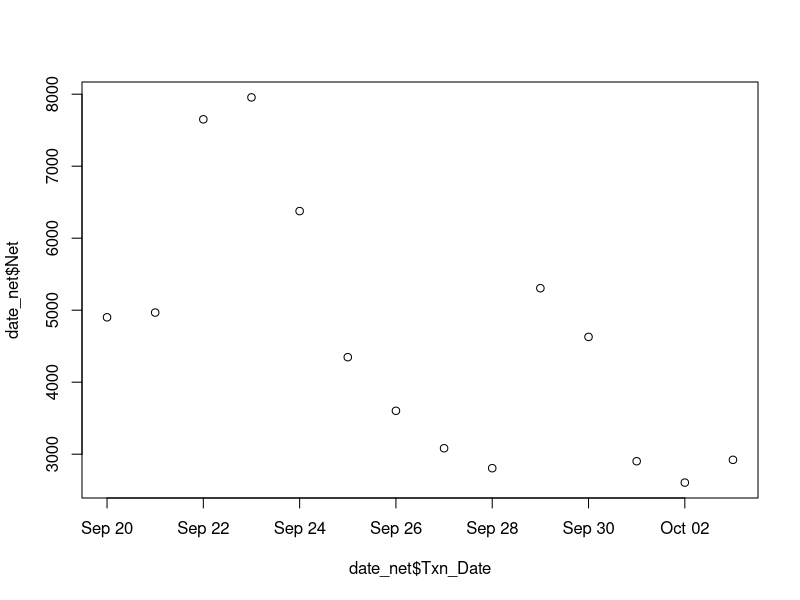

The R source for this figure: (Note: this script raises an error after producing the figure.)
## ---- chunk 1
knitr::opts_chunk$set(echo = TRUE)
## ---- chunk 2
library('plyr')
setwd("C:/Users/Holex/Desktop/Stats_Project")

#I saved excel file as a txt
flower_data <- read.table("flower_data.txt", header = TRUE)

#Since there are multiple sales on a given day, I want to aggregate the sales based on the date
date_net <- aggregate(Net ~ Txn_Date, flower_data,sum)
date_net <- date_net[order(as.Date(date_net$Txn_Date, "%m/%d/%Y")),]

date_net$Txn_Date <- as.Date(date_net$Txn_Date, format = "%m/%d/%Y")

str(date_net)

#date_net$Txn_Date <- factor(date_net$Txn_Date, labels = format(date_net, "%m/%d/%Y"), ordered = TRUE)

#There are also multiple stores, it would be interesting to see how different stores sell based on the day
#link to safeway eastern stores
#https://www.google.com/maps/d/viewer?mid=1SU7aT0QrKqPL-5mGKjwvflXmAz4&hl=en_US&ll=39.02715642805036%2C-76.56616499999996&z=7

store_date_net <- aggregate(Net ~ Txn_Date + Store , flower_data, sum)
store_date_net <- store_date_net[order(as.Date(store_date_net$Txn_Date, "%m/%d/%Y")),]

plot(date_net$Txn_Date, date_net$Net)

str(date_net)






## ---- chunk 3
date_net3 <- aggregate(Net ~ Txn_Date, flower_data,sum)
date_net3$Txn_Date <- factor(date_net3$Txn_Date, levels =  date_net3$Txn_Date[order(date_net3$Net)])
str(date_net3)

date_net3$Txn_Date <- format(format.Date(date_net3))


## ---- chunk 4
plot(pressure)
